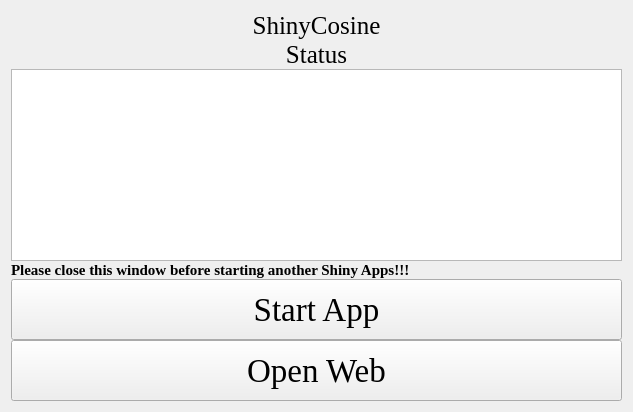
<?xml version="1.0" encoding="UTF-8"?>
<ui version="4.0">
 <class>Form</class>
 <widget class="QWidget" name="Form">
  <property name="geometry">
   <rect>
    <x>0</x>
    <y>0</y>
    <width>633</width>
    <height>412</height>
   </rect>
  </property>
  <property name="windowTitle">
   <string>Form</string>
  </property>
  <property name="styleSheet">
   <string notr="true">background-image: url(D:/tools/Pycharm/pyqt/logo/green_back.png);</string>
  </property>
  <layout class="QGridLayout" name="gridLayout_4">
   <property name="verticalSpacing">
    <number>0</number>
   </property>
   <item row="0" column="0">
    <layout class="QGridLayout" name="gridLayout_5">
     <property name="verticalSpacing">
      <number>0</number>
     </property>
     <item row="0" column="0" colspan="3">
      <widget class="QLabel" name="label">
       <property name="sizePolicy">
        <sizepolicy hsizetype="Preferred" vsizetype="Fixed">
         <horstretch>0</horstretch>
         <verstretch>0</verstretch>
        </sizepolicy>
       </property>
       <property name="font">
        <font>
         <family>Times New Roman</family>
         <pointsize>19</pointsize>
        </font>
       </property>
       <property name="text">
        <string>ShinyCosine</string>
       </property>
       <property name="alignment">
        <set>Qt::AlignCenter</set>
       </property>
      </widget>
     </item>
     <item row="3" column="0" colspan="3">
      <widget class="QLabel" name="label_4">
       <property name="sizePolicy">
        <sizepolicy hsizetype="Preferred" vsizetype="Fixed">
         <horstretch>0</horstretch>
         <verstretch>0</verstretch>
        </sizepolicy>
       </property>
       <property name="font">
        <font>
         <family>Times New Roman</family>
         <pointsize>19</pointsize>
        </font>
       </property>
       <property name="text">
        <string>Status</string>
       </property>
       <property name="alignment">
        <set>Qt::AlignCenter</set>
       </property>
      </widget>
     </item>
     <item row="5" column="0" rowspan="2" colspan="3">
      <widget class="QTextBrowser" name="textBrowser">
       <property name="styleSheet">
        <string notr="true">background-image: url(D:/Documents/Desktop/white.png)</string>
       </property>
      </widget>
     </item>
     <item row="7" column="0" colspan="3">
      <widget class="QLabel" name="label_3">
       <property name="sizePolicy">
        <sizepolicy hsizetype="Preferred" vsizetype="Fixed">
         <horstretch>0</horstretch>
         <verstretch>0</verstretch>
        </sizepolicy>
       </property>
       <property name="font">
        <font>
         <family>Times New Roman</family>
         <pointsize>11</pointsize>
         <weight>75</weight>
         <bold>true</bold>
        </font>
       </property>
       <property name="text">
        <string>Please close this window before starting another Shiny Apps!!!</string>
       </property>
      </widget>
     </item>
     <item row="8" column="0" colspan="3">
      <widget class="QPushButton" name="pushButton">
       <property name="sizePolicy">
        <sizepolicy hsizetype="Preferred" vsizetype="Preferred">
         <horstretch>0</horstretch>
         <verstretch>0</verstretch>
        </sizepolicy>
       </property>
       <property name="font">
        <font>
         <family>Times New Roman</family>
         <pointsize>25</pointsize>
        </font>
       </property>
       <property name="text">
        <string>Start App</string>
       </property>
      </widget>
     </item>
     <item row="9" column="0" colspan="3">
      <widget class="QPushButton" name="pushButton_2">
       <property name="sizePolicy">
        <sizepolicy hsizetype="Preferred" vsizetype="Preferred">
         <horstretch>0</horstretch>
         <verstretch>0</verstretch>
        </sizepolicy>
       </property>
       <property name="font">
        <font>
         <family>Times New Roman</family>
         <pointsize>25</pointsize>
        </font>
       </property>
       <property name="text">
        <string>Open Web</string>
       </property>
      </widget>
     </item>
    </layout>
   </item>
  </layout>
 </widget>
 <resources/>
 <connections/>
</ui>
